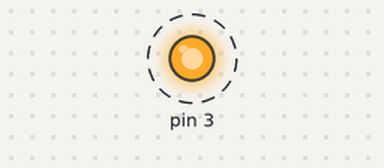
Recording of a sketch running on a simulated Arduino Uno, built with avr-gcc and run on an emulated ATmega328P. Parts: output pins drawn as LEDs (lit = HIGH). Dashed ring = blinking. What the sketch prints to the serial monitor is not drawn.

Above: at 0.5 s.
Timing chart, 0 to 4.6 s (numbered marks = the images above):
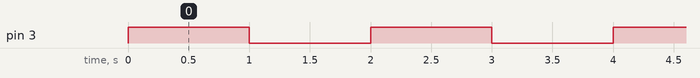

Measured:
- by itself, pin 3: alternates HIGH for 1.0 s and LOW for 1.0 s

The sketch:

listing7_2.ino
```cpp
unsigned long starting, finished, elapsed;

void setup() {
  // put your setup code here, to run once:
  Serial.begin(9600);
  pinMode(3, OUTPUT);
  digitalWrite(3, LOW);
}

void loop() {
  // put your main code here, to run repeatedly:
  starting = micros();
  digitalWrite(3, HIGH);
  finished = micros();
  elapsed = finished - starting;
  Serial.print("LOW to HIGH: ");
  Serial.print(elapsed);
  Serial.println("microseconds");
  delay(1000);

  starting = micros();
  digitalWrite(3, LOW);
  finished = micros();
  elapsed = finished - starting;
  Serial.print("HIGH to LOW: ");
  Serial.print(elapsed);
  Serial.println(" microseconds");
  delay(1000);
}
```
